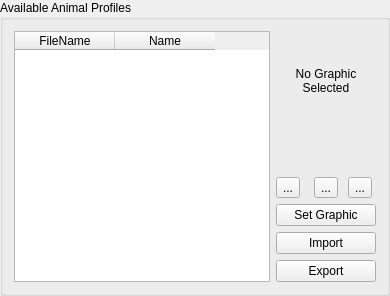
    <widget class="QGroupBox" name="grpProfiles" >
     <property name="sizePolicy" >
      <sizepolicy vsizetype="Expanding" hsizetype="Preferred" >
       <horstretch>0</horstretch>
       <verstretch>0</verstretch>
      </sizepolicy>
     </property>
     <property name="title" >
      <string>Available Animal Profiles</string>
     </property>
     <layout class="QGridLayout" >
      <item rowspan="4" row="0" column="0" >
       <widget class="QTableWidget" name="tblAnimals" >
        <property name="toolTip" >
         <string>&lt;html>&lt;head>&lt;meta name="qrichtext" content="1" />&lt;style type="text/css">
p, li { white-space: pre-wrap; }
&lt;/style>&lt;/head>&lt;body style=" font-family:'Sans Serif'; font-size:9pt; font-weight:400; font-style:normal; text-decoration:none;">
&lt;p style=" margin-top:0px; margin-bottom:0px; margin-left:0px; margin-right:0px; -qt-block-indent:0; text-indent:0px;">Select an animal here to see and/or edit it's properties below.&lt;/p>&lt;/body>&lt;/html></string>
        </property>
        <property name="whatsThis" >
         <string>&lt;html>&lt;head>&lt;meta name="qrichtext" content="1" />&lt;style type="text/css">
p, li { white-space: pre-wrap; }
&lt;/style>&lt;/head>&lt;body style=" font-family:'Sans Serif'; font-size:9pt; font-weight:400; font-style:normal; text-decoration:none;">
&lt;p style=" margin-top:0px; margin-bottom:0px; margin-left:0px; margin-right:0px; -qt-block-indent:0; text-indent:0px;">In order to enable Landuse Analyst to model animals, several details must be supplied. Animal Parameter Manager asks for these specifics. As with Animal Manager, it is possible to have more than one parameter named the same thing. Again, just enter a descriptor in the Notes: field.&lt;/p>
&lt;p style=" margin-top:12px; margin-bottom:12px; margin-left:0px; margin-right:0px; -qt-block-indent:0; text-indent:0px;">To define different parameters for the same animal, follow the same procedure as for defining multiple animals with the same name. Let's say you want to have two parameters set up for Cows as an example. The Name: field is Cow for both, but in Notes: field, enter Optimistic for one, and Conservative for the other. Then adjust the parameters as you wish for each. Even though the name is the same, the parameters are saved uniquely. Having multiple parameters can be useful for setting up different scenarios, such as drought years, diease, catastrophic events, etc. Eventually, Landuse Analyst will have the ability to model over time, and will have these types of scenarios incorporated into the model.&lt;/p>&lt;/body>&lt;/html></string>
        </property>
        <property name="alternatingRowColors" >
         <bool>true</bool>
        </property>
        <property name="selectionMode" >
         <enum>QAbstractItemView::SingleSelection</enum>
        </property>
        <property name="selectionBehavior" >
         <enum>QAbstractItemView::SelectRows</enum>
        </property>
        <column>
         <property name="text" >
          <string>FileName</string>
         </property>
        </column>
        <column>
         <property name="text" >
          <string>Name</string>
         </property>
        </column>
       </widget>
      </item>
      <item row="0" column="1" >
       <layout class="QGridLayout" >
        <item row="2" column="1" >
         <widget class="QToolButton" name="toolCopy" >
          <property name="toolTip" >
           <string>&lt;html>&lt;head>&lt;meta name="qrichtext" content="1" />&lt;style type="text/css">
p, li { white-space: pre-wrap; }
&lt;/style>&lt;/head>&lt;body style=" font-family:'Sans Serif'; font-size:9pt; font-weight:400; font-style:normal; text-decoration:none;">
&lt;p style=" margin-top:0px; margin-bottom:0px; margin-left:0px; margin-right:0px; -qt-block-indent:0; text-indent:0px;">Clone the currently selected animal&lt;/p>&lt;/body>&lt;/html></string>
          </property>
          <property name="whatsThis" >
           <string>&lt;html>&lt;head>&lt;meta name="qrichtext" content="1" />&lt;style type="text/css">
p, li { white-space: pre-wrap; }
&lt;/style>&lt;/head>&lt;body style=" font-family:'Sans Serif'; font-size:9pt; font-weight:400; font-style:normal; text-decoration:none;">
&lt;p style=" margin-top:0px; margin-bottom:0px; margin-left:0px; margin-right:0px; -qt-block-indent:0; text-indent:0px;">If you want to create a new animal that is similar to one already defined, you can clone this animal to save time. All of the settings of the animal you are cloning are transferred to the new clone, but the name is changed to Clone of ... (whatever the name of the animal you are cloning was).&lt;/p>
&lt;p style=" margin-top:12px; margin-bottom:12px; margin-left:0px; margin-right:0px; -qt-block-indent:0; text-indent:0px;">Note that the parameters are &lt;span style=" font-weight:600;">not&lt;/span> transferred.&lt;/p>&lt;/body>&lt;/html></string>
          </property>
          <property name="text" >
           <string>...</string>
          </property>
          <property name="icon" >
           <iconset resource="../resources/resources.qrc" >
            <normaloff>:/copy.png</normaloff>:/copy.png</iconset>
          </property>
         </widget>
        </item>
        <item row="2" column="0" >
         <widget class="QToolButton" name="toolNew" >
          <property name="toolTip" >
           <string>&lt;html>&lt;head>&lt;meta name="qrichtext" content="1" />&lt;style type="text/css">
p, li { white-space: pre-wrap; }
&lt;/style>&lt;/head>&lt;body style=" font-family:'Sans Serif'; font-size:9pt; font-weight:400; font-style:normal; text-decoration:none;">
&lt;p style=" margin-top:0px; margin-bottom:0px; margin-left:0px; margin-right:0px; -qt-block-indent:0; text-indent:0px;">Define a new animal&lt;/p>&lt;/body>&lt;/html></string>
          </property>
          <property name="whatsThis" >
           <string>&lt;html>&lt;head>&lt;meta name="qrichtext" content="1" />&lt;style type="text/css">
p, li { white-space: pre-wrap; }
&lt;/style>&lt;/head>&lt;body style=" font-family:'Sans Serif'; font-size:9pt; font-weight:400; font-style:normal; text-decoration:none;">
&lt;p style=" margin-top:0px; margin-bottom:0px; margin-left:0px; margin-right:0px; -qt-block-indent:0; text-indent:0px;">If you simply change the name or settings and click apply in the Animal Manager, you are just editing the animal currently selected. To create a new animal, you must click on the New button.&lt;/p>&lt;/body>&lt;/html></string>
          </property>
          <property name="text" >
           <string>...</string>
          </property>
          <property name="icon" >
           <iconset resource="../resources/resources.qrc" >
            <normaloff>:/new.png</normaloff>:/new.png</iconset>
          </property>
         </widget>
        </item>
        <item row="2" column="2" >
         <widget class="QToolButton" name="toolDelete" >
          <property name="toolTip" >
           <string>&lt;html>&lt;head>&lt;meta name="qrichtext" content="1" />&lt;style type="text/css">
p, li { white-space: pre-wrap; }
&lt;/style>&lt;/head>&lt;body style=" font-family:'Sans Serif'; font-size:9pt; font-weight:400; font-style:normal; text-decoration:none;">
&lt;p style=" margin-top:0px; margin-bottom:0px; margin-left:0px; margin-right:0px; -qt-block-indent:0; text-indent:0px;">Delete the currently selected animal&lt;/p>&lt;/body>&lt;/html></string>
          </property>
          <property name="text" >
           <string>...</string>
          </property>
          <property name="icon" >
           <iconset resource="../resources/resources.qrc" >
            <normaloff>:/delete.png</normaloff>:/delete.png</iconset>
          </property>
         </widget>
        </item>
        <item row="1" column="1" >
         <spacer>
          <property name="orientation" >
           <enum>Qt::Vertical</enum>
          </property>
          <property name="sizeHint" >
           <size>
            <width>20</width>
            <height>40</height>
           </size>
          </property>
         </spacer>
        </item>
        <item row="0" column="0" colspan="3" >
         <widget class="QLabel" name="lblAnimalPix" >
          <property name="minimumSize" >
           <size>
            <width>100</width>
            <height>100</height>
           </size>
          </property>
          <property name="maximumSize" >
           <size>
            <width>100</width>
            <height>100</height>
           </size>
          </property>
          <property name="text" >
           <string>No Graphic
Selected</string>
          </property>
          <property name="alignment" >
           <set>Qt::AlignCenter</set>
          </property>
         </widget>
        </item>
       </layout>
      </item>
      <item row="1" column="1" >
       <widget class="QPushButton" name="pbnAnimalPic" >
        <property name="text" >
         <string>Set Graphic</string>
        </property>
       </widget>
      </item>
      <item row="2" column="1" >
       <widget class="QPushButton" name="pbnImport" >
        <property name="minimumSize" >
         <size>
          <width>80</width>
          <height>0</height>
         </size>
        </property>
        <property name="text" >
         <string>Import</string>
        </property>
       </widget>
      </item>
      <item row="3" column="1" >
       <widget class="QPushButton" name="pbnExport" >
        <property name="minimumSize" >
         <size>
          <width>80</width>
          <height>0</height>
         </size>
        </property>
        <property name="text" >
         <string>Export</string>
        </property>
       </widget>
      </item>
     </layout>
    </widget>
